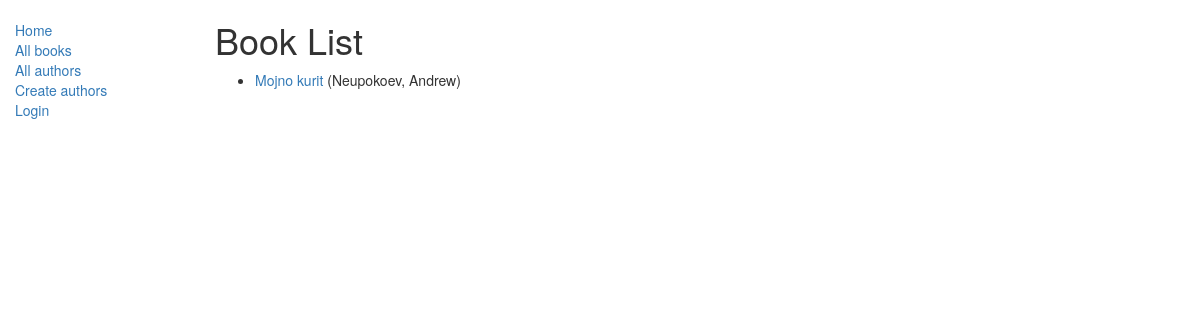
Page /catalog/books/ on the earlier database version.
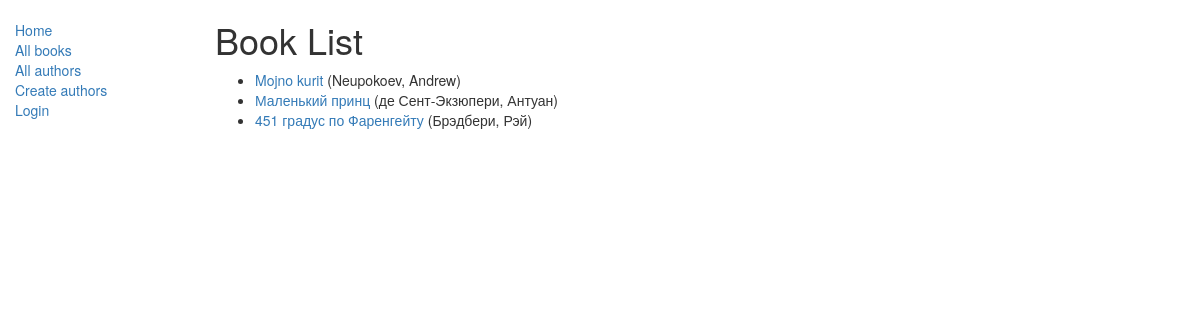
Same page on the later database version.
### catalog/models.py (models this page shows, shortened)
class Book(models.Model):
    title = models.CharField(max_length=200)
    author = models.ForeignKey('Author', on_delete=models.SET_NULL, null=True)
    summary = models.TextField(max_length=1000, help_text='Enter a brief description of the book')
    isbn = models.CharField('ISBN', max_length=13,
                            help_text='13 Character <a href="https://www.isbn-international.org/content/what-isbn">ISBN number</a>')
    genre = models.ManyToManyField('Genre', help_text='Select a genre for this book')
    language = models.ForeignKey('Language', on_delete=models.SET_NULL, null=True)
    def get_absolute_url(self):
        return reverse('book-detail', args=[str(self.id)])

class Author(models.Model):
    first_name = models.CharField(max_length=100)
    last_name = models.CharField(max_length=100)
    date_of_birth = models.DateField(null=True, blank=True)
    date_of_death = models.DateField('Died', null=True, blank=True)
    def __str__(self):
        return '%s, %s' % (self.last_name, self.first_name)

### catalog/views.py (the view)
# urls.py: path('books/', views.BookListView.as_view(), name='books'),
class BookListView(generic.ListView):
    model = Book
    paginate_by = 10
    def get_context_data(self, **kwargs):
        context = super(BookListView, self).get_context_data(**kwargs)
        context['some_data'] = 'This is just some data'
        return context

### catalog/templates/catalog/book_list.html
{% extends "base_generic.html" %}
{% block content %}
    <h1>Book List</h1>
    {% if book_list %}
    <ul>
      {% for book in book_list %}
      <li>
        <a href="{{ book.get_absolute_url }}">{{ book.title }}</a> ({{book.author}})
      </li>
      {% endfor %}
    </ul>
    {% else %}
      <p>There are no books in the library.</p>
    {% endif %}
{% endblock %}

Differences in the rows shown:
added Book: title "Маленький принц", author "де Сент-Экзюпери, Антуан"
added Book: title "451 градус по Фаренгейту", author "Брэдбери, Рэй"
